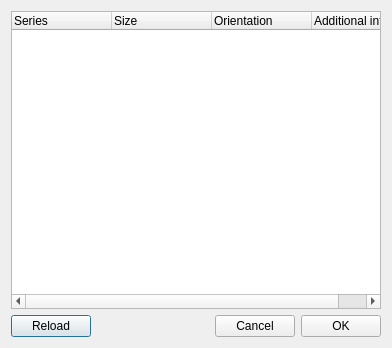
<?xml version="1.0" encoding="UTF-8"?>
<ui version="4.0">
 <class>Dialog</class>
 <widget class="QDialog" name="Dialog">
  <property name="geometry">
   <rect>
    <x>0</x>
    <y>0</y>
    <width>392</width>
    <height>348</height>
   </rect>
  </property>
  <property name="windowTitle">
   <string>Dialog</string>
  </property>
  <layout class="QVBoxLayout" name="verticalLayout">
   <item>
    <widget class="QTreeWidget" name="treeWidget">
     <column>
      <property name="text">
       <string>Series</string>
      </property>
     </column>
     <column>
      <property name="text">
       <string>Size</string>
      </property>
     </column>
     <column>
      <property name="text">
       <string>Orientation</string>
      </property>
     </column>
     <column>
      <property name="text">
       <string>Additional info</string>
      </property>
     </column>
    </widget>
   </item>
   <item>
    <layout class="QHBoxLayout" name="horizontalLayout">
     <item>
      <widget class="QPushButton" name="Update">
       <property name="toolTip">
        <string>Parses template files to populate additional information field</string>
       </property>
       <property name="text">
        <string>Reload</string>
       </property>
      </widget>
     </item>
     <item>
      <spacer name="horizontalSpacer">
       <property name="orientation">
        <enum>Qt::Horizontal</enum>
       </property>
       <property name="sizeHint" stdset="0">
        <size>
         <width>40</width>
         <height>20</height>
        </size>
       </property>
      </spacer>
     </item>
     <item>
      <widget class="QPushButton" name="Cancel">
       <property name="text">
        <string>Cancel</string>
       </property>
      </widget>
     </item>
     <item>
      <widget class="QPushButton" name="OK">
       <property name="text">
        <string>OK</string>
       </property>
      </widget>
     </item>
    </layout>
   </item>
  </layout>
 </widget>
 <resources/>
 <connections/>
</ui>
